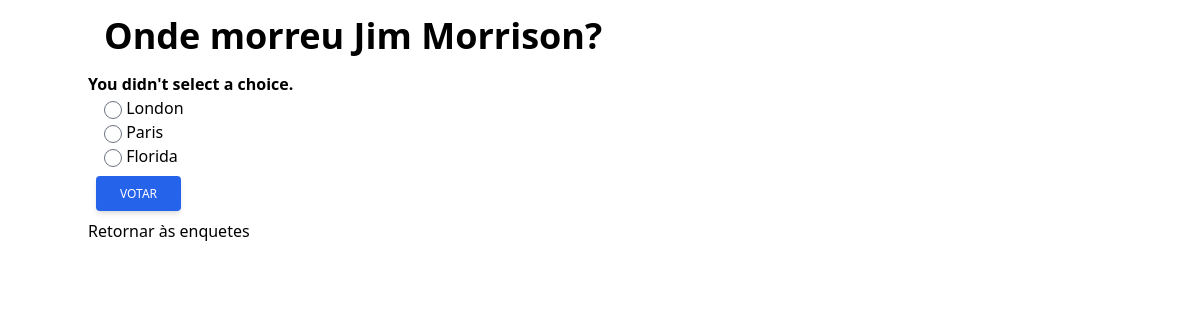
/polls/3/vote/, run on the app's committed database.
### polls/models.py (models this page shows, shortened)
class Question(models.Model):
    question_text = models.CharField(max_length=200)
    pub_date = models.DateTimeField('date published')

class Choice(models.Model):
    question = models.ForeignKey(Question, on_delete=models.CASCADE)
    choice_text = models.CharField(max_length=200)
    votes = models.IntegerField(default=0)

### polls/views.py (the view)
# urls.py: path('<int:question_id>/vote/', views.vote, name='vote'),
def vote(request, question_id):
    question = get_object_or_404(Question, pk=question_id)
    try:
        selected_choice = question.choice_set.get(pk=request.POST['choice'])
    except (KeyError, Choice.DoesNotExist):
        return render(request, 'polls/detail.html', {
            'question': question,
            'error_message': "You didn't select a choice.",
        })
    else:
        selected_choice.votes += 1
        selected_choice.save()
        return HttpResponseRedirect(reverse('polls:results', args=(question.id,)))

### polls/templates/polls/detail.html (shortened to what this page needs)
<!DOCTYPE html>
{% load tailwind_tags %}
<html lang="en">
<head>
    {% tailwind_css %}
</head>
<body class="container mx-auto">
<form action="{% url 'polls:vote' question.id %}" method="post">
    <fieldset>
        <legend>
            <h1 class="font-bold text-4xl p-4 text-center">{{ question.question_text }}</h1>
        </legend>
        {% if error_message %}
        <p>
            <strong>{{ error_message }}</strong>
        </p>{% endif %}
        <div class="mx-4">
            {% for choice in question.choice_set.all %}
            <input class="p-2" type="radio" name="choice" id="choice{{ forloop.counter }}" value="{{ choice.id }}">
            <label for="choice{{ forloop.counter }}">{{ choice.choice_text }}</label><br>
            {% endfor %}
        </div>
    </fieldset>
    <div class="flex space-x-2 justify-start p-2">
        <button class="inline-block px-6 py-2.5 bg-blue-600 text-white font-medium text-xs leading-tight uppercase rounded shadow-md hover:bg-blue-700 hover:shadow-lg focus:bg-blue-700 focus:shadow-lg focus:outline-none focus:ring-0 active:bg-blue-800 active:shadow-lg transition duration-150 ease-in-out" type="submit" value="Vote">Votar</button>
    </div>
</form>
<p class=""><a href="{% url 'polls:index'  %}">Retornar às enquetes</a></p>
</body>
</html>

### data on the page
Question: question_text "Onde morreu Jim Morrison?"
Choice: choice_text "London"
Choice: choice_text "Paris"
Choice: choice_text "Florida"

### other printed values
{{ error_message }} "You didn't select a choice."
